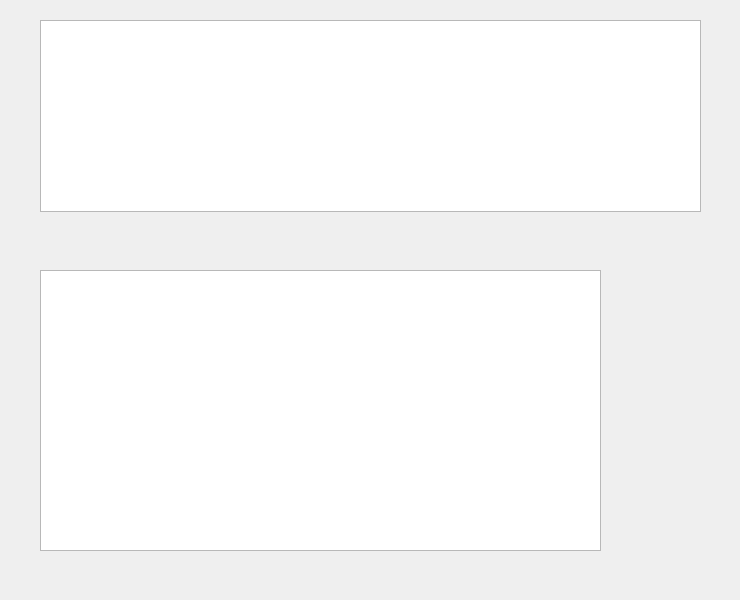
<?xml version="1.0" encoding="UTF-8"?>
<ui version="4.0">
 <class>LazyTabsDlg</class>
 <widget class="QDialog" name="LazyTabsDlg">
  <property name="geometry">
   <rect>
    <x>0</x>
    <y>0</y>
    <width>740</width>
    <height>600</height>
   </rect>
  </property>
  <property name="windowTitle">
   <string>LazyTabs</string>
  </property>
  <property name="windowIcon">
   <iconset resource="lazytabs.qrc">
    <normaloff>:/png/res/if_Music_Band_2_753937.png</normaloff>:/png/res/if_Music_Band_2_753937.png</iconset>
  </property>
  <widget class="QGraphicsView" name="tabsView">
   <property name="geometry">
    <rect>
     <x>40</x>
     <y>20</y>
     <width>661</width>
     <height>192</height>
    </rect>
   </property>
  </widget>
  <widget class="QPushButton" name="addChord">
   <property name="geometry">
    <rect>
     <x>620</x>
     <y>280</y>
     <width>80</width>
     <height>71</height>
    </rect>
   </property>
   <property name="toolTip">
    <string>Add chord to list</string>
   </property>
   <property name="text">
    <string/>
   </property>
   <property name="icon">
    <iconset resource="lazytabs.qrc">
     <normaloff>:/png/res/if_circle-add_226591.png</normaloff>:/png/res/if_circle-add_226591.png</iconset>
   </property>
   <property name="iconSize">
    <size>
     <width>60</width>
     <height>60</height>
    </size>
   </property>
   <property name="flat">
    <bool>true</bool>
   </property>
  </widget>
  <widget class="QPushButton" name="sendToClip">
   <property name="geometry">
    <rect>
     <x>620</x>
     <y>380</y>
     <width>80</width>
     <height>71</height>
    </rect>
   </property>
   <property name="toolTip">
    <string>Send song to clipboard</string>
   </property>
   <property name="text">
    <string/>
   </property>
   <property name="icon">
    <iconset resource="lazytabs.qrc">
     <normaloff>:/png/res/if_icon-37-clipboard-upload_315158.png</normaloff>:/png/res/if_icon-37-clipboard-upload_315158.png</iconset>
   </property>
   <property name="iconSize">
    <size>
     <width>60</width>
     <height>60</height>
    </size>
   </property>
   <property name="flat">
    <bool>true</bool>
   </property>
  </widget>
  <widget class="QTextEdit" name="songTabs">
   <property name="geometry">
    <rect>
     <x>40</x>
     <y>270</y>
     <width>561</width>
     <height>281</height>
    </rect>
   </property>
  </widget>
  <widget class="QPushButton" name="config">
   <property name="geometry">
    <rect>
     <x>620</x>
     <y>480</y>
     <width>80</width>
     <height>71</height>
    </rect>
   </property>
   <property name="toolTip">
    <string>Settings</string>
   </property>
   <property name="text">
    <string/>
   </property>
   <property name="icon">
    <iconset resource="lazytabs.qrc">
     <normaloff>:/png/res/if_settings_322498.png</normaloff>:/png/res/if_settings_322498.png</iconset>
   </property>
   <property name="iconSize">
    <size>
     <width>60</width>
     <height>60</height>
    </size>
   </property>
   <property name="flat">
    <bool>true</bool>
   </property>
  </widget>
  <widget class="QPushButton" name="leftShift">
   <property name="geometry">
    <rect>
     <x>40</x>
     <y>220</y>
     <width>151</width>
     <height>41</height>
    </rect>
   </property>
   <property name="toolTip">
    <string>Shift to left</string>
   </property>
   <property name="text">
    <string/>
   </property>
   <property name="icon">
    <iconset resource="lazytabs.qrc">
     <normaloff>:/png/res/if_icon-arrow-left-c_211618.png</normaloff>:/png/res/if_icon-arrow-left-c_211618.png</iconset>
   </property>
   <property name="iconSize">
    <size>
     <width>32</width>
     <height>32</height>
    </size>
   </property>
   <property name="flat">
    <bool>true</bool>
   </property>
  </widget>
  <widget class="QPushButton" name="rightShift">
   <property name="geometry">
    <rect>
     <x>380</x>
     <y>220</y>
     <width>151</width>
     <height>41</height>
    </rect>
   </property>
   <property name="toolTip">
    <string>Shift to right</string>
   </property>
   <property name="text">
    <string/>
   </property>
   <property name="icon">
    <iconset resource="lazytabs.qrc">
     <normaloff>:/png/res/if_icon-arrow-right-c_211618.png</normaloff>:/png/res/if_icon-arrow-right-c_211618.png</iconset>
   </property>
   <property name="iconSize">
    <size>
     <width>32</width>
     <height>32</height>
    </size>
   </property>
   <property name="flat">
    <bool>true</bool>
   </property>
  </widget>
  <widget class="QPushButton" name="reset">
   <property name="geometry">
    <rect>
     <x>210</x>
     <y>220</y>
     <width>151</width>
     <height>41</height>
    </rect>
   </property>
   <property name="toolTip">
    <string>Reset</string>
   </property>
   <property name="text">
    <string/>
   </property>
   <property name="icon">
    <iconset resource="lazytabs.qrc">
     <normaloff>:/png/res/if_ic_exposure_zero_48px_352338.png</normaloff>:/png/res/if_ic_exposure_zero_48px_352338.png</iconset>
   </property>
   <property name="iconSize">
    <size>
     <width>32</width>
     <height>32</height>
    </size>
   </property>
   <property name="flat">
    <bool>true</bool>
   </property>
  </widget>
  <widget class="QPushButton" name="insertChord">
   <property name="geometry">
    <rect>
     <x>550</x>
     <y>220</y>
     <width>151</width>
     <height>41</height>
    </rect>
   </property>
   <property name="toolTip">
    <string>Insert chord by name</string>
   </property>
   <property name="text">
    <string/>
   </property>
   <property name="icon">
    <iconset resource="lazytabs.qrc">
     <normaloff>:/png/res/if_pencil5_216687.png</normaloff>:/png/res/if_pencil5_216687.png</iconset>
   </property>
   <property name="iconSize">
    <size>
     <width>32</width>
     <height>32</height>
    </size>
   </property>
   <property name="flat">
    <bool>true</bool>
   </property>
  </widget>
 </widget>
 <layoutdefault spacing="6" margin="11"/>
 <resources>
  <include location="lazytabs.qrc"/>
 </resources>
 <connections/>
</ui>
